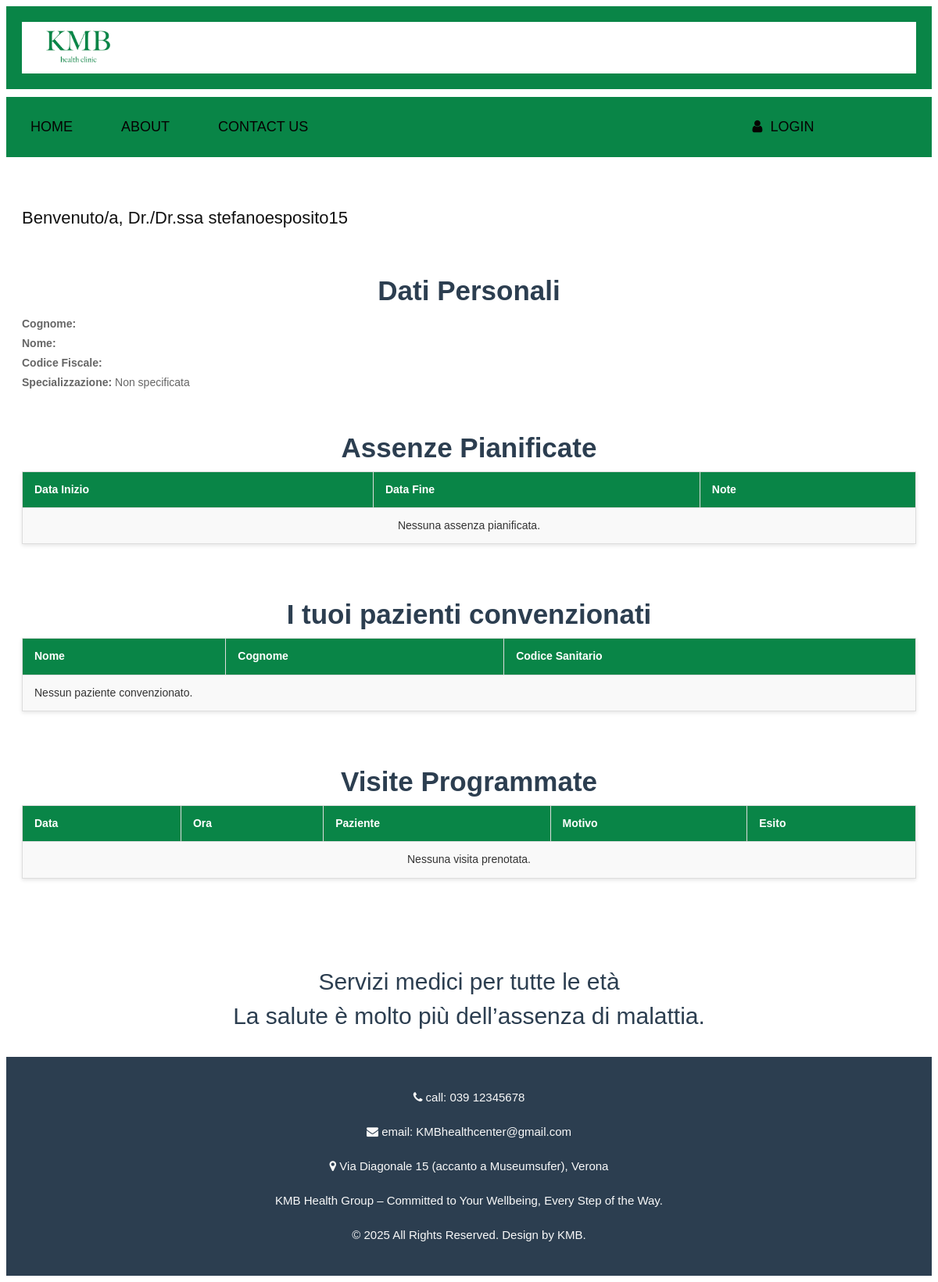
The page /users/medico/ (signed in) on the database as committed earlier.
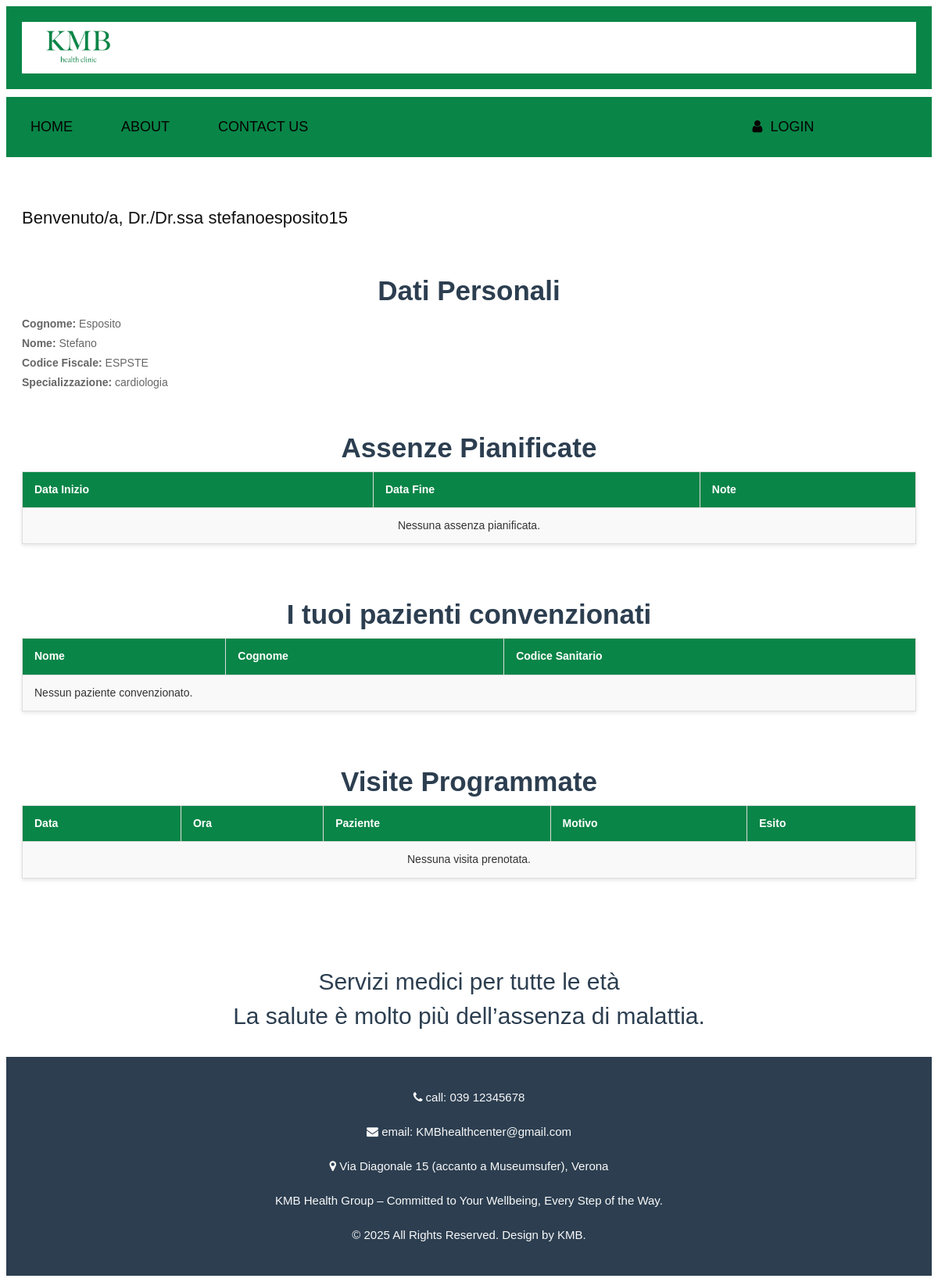
The same page on the database as committed later.
### users/models.py (models this page shows, shortened)
class UtenteBase(models.Model):
    user = models.OneToOneField(User, on_delete=models.CASCADE, primary_key=True)  # collegamento all'account Django
    cognome = models.CharField(max_length=50)
    nome = models.CharField(max_length=50)
    codice_fiscale = models.CharField(max_length=16)
    class Meta:
        abstract = True  # questo rende la classe astratta

class Medico(UtenteBase):
    specializzazione = models.CharField(max_length=30,   choices=SPECIALIZZAZIONE_CHOICES, blank=True, null=True)
    medici_sostituibili = models.ManyToManyField("self", blank=True)
    class Meta:
        verbose_name = "medico"
        verbose_name_plural = "medici"

### users/views.py (the view)
# urls.py: path('medico/', pagina_medico, name='pagina_medico'),
@login_required
def pagina_medico(request):
    medico = get_object_or_404(Medico, user=request.user)
    pazienti = Paziente.objects.filter(medico_curante=medico)
    visite = Visita.objects.filter(prenotazione__medico=medico)
    medici_sostituibili = medico.medici_sostituibili.all()
    return render(request, 'users/medico.html', {
        'medico': medico,
        'pazienti': pazienti,
        'visite': visite,
        'medici_sostituibili': medici_sostituibili
    })

### users/templates/users/medico.html (shortened to what this page needs)
{% extends 'base.html' %}
{% load static %}
{% block content %}
<div class="white_container">
    <h2 style="text-align: left;">Benvenuto/a, Dr./Dr.ssa {{ request.user.username }}</h2>
    <h3 class="treatment_taital">Dati Personali</h3>
    <ul style="text-align: left;">
        <li><strong>Cognome:</strong> {{ medico.cognome }}</li>
        <li><strong>Nome:</strong> {{ medico.nome }}</li>
        <li><strong>Codice Fiscale:</strong> {{ medico.codice_fiscale }}</li>
        <li><strong>Specializzazione:</strong> {{ medico.specializzazione|default:"Non specificata" }}</li>
    </ul>
    <h3 class="treatment_taital">Assenze Pianificate</h3>
    <table class="table table-striped table-bordered custom_table_style" style="text-align:left;">
        <thead>
            <tr>
                <th>Data Inizio</th>
                <th>Data Fine</th>
                <th>Note</th>
            </tr>
        </thead>
        <tbody>
            {% if assenze %}
                {% for assenza in assenze %}
                <tr>
                    <td>{{ assenza.data_inizio }}</td>
                    <td>{{ assenza.data_fine }}</td>
                    <td>{{ assenza.note }}</td>
                </tr>
                {% endfor %}
            {% else %}
                <tr>
                    <td colspan="3" style="text-align:center;">Nessuna assenza pianificata.</td>
                </tr>
            {% endif %}
        </tbody>
    </table>
    <h3 class="treatment_taital">I tuoi pazienti convenzionati</h3>
    <table class="table table-striped table-bordered custom_table_style">
        <thead>
            <tr>
                <th>Nome</th>
                <th>Cognome</th>
                <th>Codice Sanitario</th>
            </tr>
        </thead>
        <tbody>
            {% for paziente in pazienti %}
                <tr>
                    <td>{{ paziente.nome }}</td>
                    <td>{{ paziente.cognome }}</td>
                    <td>{{ paziente.codice_sanitario }}</td>
                </tr>
            {% empty %}
                <tr>
                    <td colspan="4">Nessun paziente convenzionato.</td>
                </tr>
            {% endfor %}
        </tbody>
    </table>
    <h3 class="treatment_taital">Visite Programmate</h3>
    <table class="table table-striped table-bordered custom_table_style">
        <thead>
            <tr>
                <th>Data</th>
                <th>Ora</th>
                <th>Paziente</th>
                <th>Motivo</th>
                <th>Esito</th>
            </tr>
        </thead>
        <tbody>
            {% if visite %}
                {% for visita in visite %}
                    <tr>
                        <td>{{ visita.prenotazione.data }}</td>
                        <td>{{ visita.prenotazione.ora }}</td>
                        <td>{{ visita.paziente.nome }} {{ visita.paziente.cognome }}</td>
                        <td>{{ visita.prenotazione.tipo }}</td>
                        <td>
                            {% if visita.esito %}
                                {{ visita.esito }}
                            {% else %}
                                <span class="text-muted">Esito non ancora disponibile</span>
                            {% endif %}
                        </td>
                    </tr>
                {% endfor %}
            {% else %}
                <tr>
                    <td colspan="5" style="text-align:center;">Nessuna visita prenotata.</td>
                </tr>
            {% endif %}
        </tbody>
    </table>
</div>
{% endblock %}

### templates/base.html (shortened to what this page needs)
{% load static %}
<!DOCTYPE html>
<html lang="en">
<head>
    <link href="{% static 'css/styles.css' %}" rel="stylesheet">
    <link href="{% static 'css/bootstrap.min.css' %}" rel="stylesheet">
    <link rel="stylesheet" href="https://cdnjs.cloudflare.com/ajax/libs/font-awesome/4.7.0/css/font-awesome.min.css">
</head>
<body>
    {% include 'header.html' %}
    <main id="content">
        {% block content %}
        {% endblock %}
    </main>
    {% include 'footer.html' %}
</body>
</html>

### templates/header.html
{% load static %}
<header>
    <div class="header_section" style="padding-top: 0px; padding-bottom: 10px;">
        <div class="container">
            <div class="custom_bg" style="background-color: white; padding-top: 10px; padding-bottom: 5px;">
                <li class="navbar-brand" style="text-align: left; width: 10%; padding-left: 30px;">
                    <a href="{% url 'home' %}">
                        <img src="{% static 'images/logo2verde.png' %}">
                    </a>
                </li>
            </div>
        </div>
    </div>
    <div class="custom_bg">
        <div class="custom_menu" style="background-color: #098547;">
            <nav>
                    <li class="active">
                        <a href="{% url 'home' %}">Home</a>
                        <a href="{% url 'about' %}">About</a>
                        <a href="{% url 'contact' %}">Contact Us</a>
                    </li>
            </nav>
        </div>
        <div class="custom_menu" style="background-color: #098547; width: 22%">
            <div class="search_btn">
                <li>
                    <a href="{% url 'login' %}"><i class="fa fa-user" aria-hidden="true"></i><span class="signup_text">Login</span></a>
                </li>
            </div>
        </div>
    </div>
    <div style="background-color: white; height: 5px; width: 100%; margin-bottom: 5px;"></div>
</header>

### templates/footer.html
<footer>
    <div class="white_container">
        <p style="font-size:30px; text-align: center; color:#2c3e50;">Servizi medici per tutte le età</h2>
        <p style="font-size:30px; text-align: center; color:#2c3e50;">La salute è molto più dell’assenza di malattia.</h2>
    </div>
    <div class="container" style="background-color:#2c3e50;">
        <p><i class="fa fa-phone"></i> call: 039 12345678</p>
        <p><i class="fa fa-envelope"></i> email: KMBhealthcenter@gmail.com</p>
        <p><i class="fa fa-map-marker"></i> Via Diagonale 15 (accanto a Museumsufer), Verona</p>
        <p>KMB Health Group – Committed to Your Wellbeing, Every Step of the Way.</p>
        <p>© 2025 All Rights Reserved. Design by KMB.</p>
    </div>
</footer>

### static/css/styles.css (style rules this page uses)
* { box-sizing: border-box !important; transition: ease all 0.5s; }
html { scroll-behavior: smooth; overflow-x: hidden; }
body { color: #666666; font-size: 14px; font-family: 'Poppins', sans-serif; line-height: 1.80857; font-weight: normal; overflow-x: hidden; }
a { color: #1f1f1f; text-decoration: none !important; outline: none !important; -webkit-transition: all .3s ease-in-out; -moz-transition: all .3s ease-in-out; -ms-transition: all .3s ease-in-out; -o-transition: all .3s ease-in-out; transition: all .3s ease-in-out; }
h1, h2, h3, h4, h5, h6 { letter-spacing: 0; font-weight: normal; position: relative; padding: 0 0 10px 0; font-weight: normal; line-height: normal; color: #111111; margin: 0 }
h2 { font-size: 22px }
h3 { font-size: 18px }
*, *::after, *::before { -webkit-box-sizing: border-box; -moz-box-sizing: border-box; box-sizing: border-box; }
ul, li, ol { margin: 0px; padding: 0px; list-style: none; }
p { color: #f9f9f9; margin: 20px; font-weight: 300; font-size: 15px; line-height: 24px; }
a { color: #222222; text-decoration: none; outline: none !important; }
a, .btn { text-decoration: none !important; outline: none !important; -webkit-transition: all .3s ease-in-out; -moz-transition: all .3s ease-in-out; -ms-transition: all .3s ease-in-out; -o-transition: all .3s ease-in-out; transition: all .3s ease-in-out; }
img { max-width: 100%; height: auto; }
.header_section { width: 100%; float: left; height: auto; background-size: 100%; background-repeat: no-repeat; padding-top: 30px; }
.navbar-brand { margin: 0px; width: 100%; text-align: center; }
.custom_bg { width: 100%; margin: 0 auto; display: flex; }
.custom_menu { width: 78%; float: left; padding: 15px 0px 15px 0px; }
.custom_menu li a { float: left; font-size: 18px; color: #060202; padding: 7px 24px 7px 24px; text-transform: uppercase; margin: 0px 7px; border-radius: 5px; }
.signup_text { padding-left: 10px; }
.treatment_taital { width: 100%; float: left; font-size: 35px; color: #2c3e50; text-align: center; padding-top: 50px; font-weight: bold; }
.container { background-color:#098547; padding: 20px; text-align: center; }
.white_container { background-color:white; padding: 20px; text-align: center; clear: both; margin-top: 40px; }
.custom_table_style { width: 100%; border-collapse: collapse; margin-bottom: 20px; font-size: 14px; color: #333333; background-color: #f9f9f9; box-shadow: 0 2px 5px rgba(0,0,0,0.1); }
.custom_table_style th, .custom_table_style td { border: 1px solid #ddd; padding: 10px 15px; text-align: left; }
.custom_table_style th { background-color: #098547; color: white; font-weight: 600; }

Rows that differ between the two databases and show on the page:
changed Medico: cognome (not shown) → "Esposito"; nome (not shown) → "Stefano"; codice_fiscale (not shown) → "ESPSTE"; specializzazione "Non specificata" → "cardiologia"
